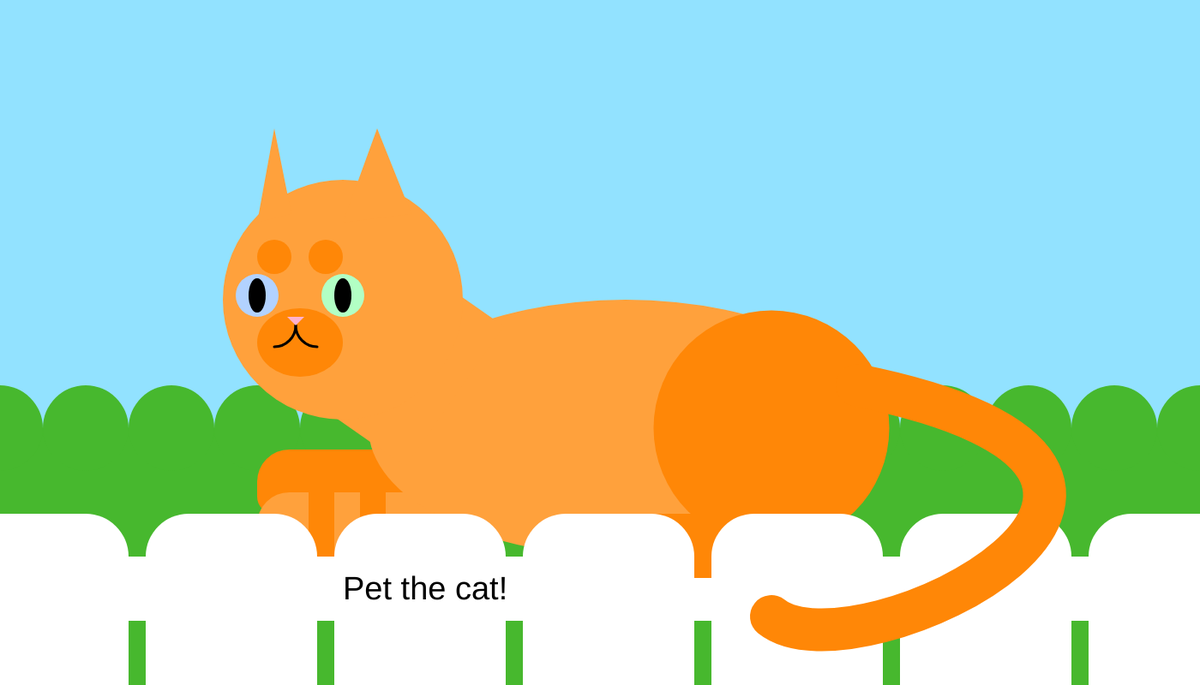
Frame 1 (no input)
Frame 60 (no input): identical to frame 1, image omitted
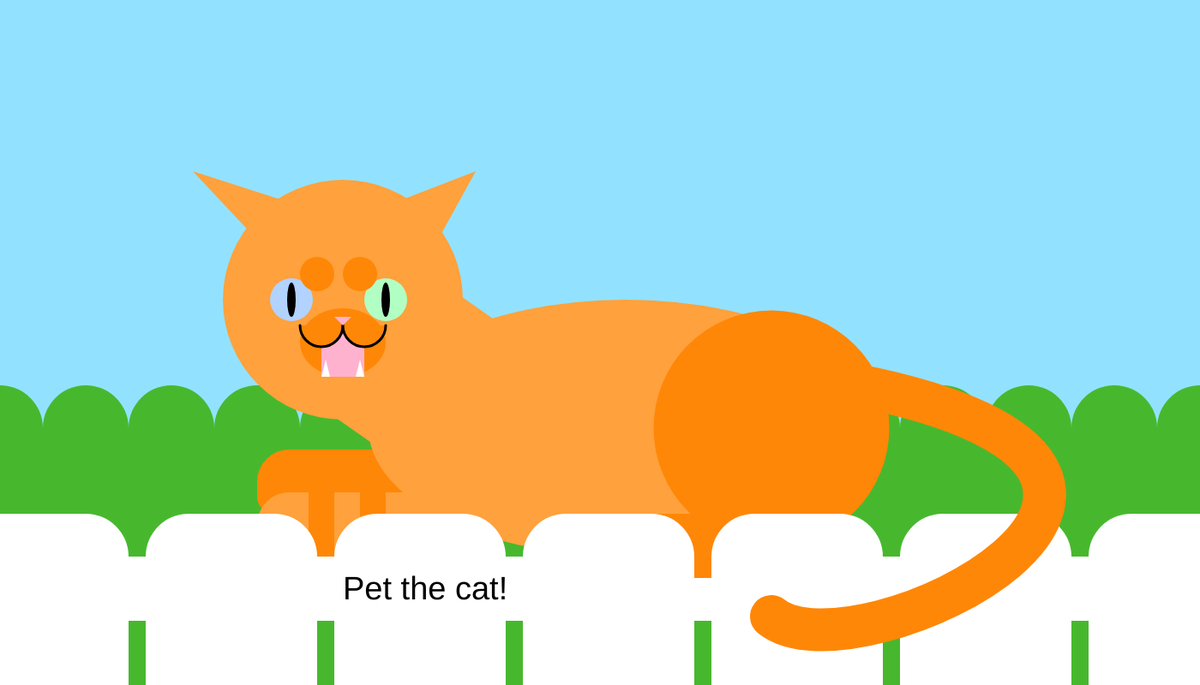
Frame 120 (the mouse pressed at the canvas centre since frame 60)

The p5.js sketch that drew these frames (run headless with seeded random() and noise() and a simulated clock; from frame 60 on, the mouse is pressed at the canvas centre):

// p5.js sketch
// ── sketch.js
let anchorY = 720;


function setup() {
  createCanvas(1400, 800);
}

function draw() {
  background(146,226,255);
  noStroke();

  //bush
  fill(71,184,46);
  rect(0,500,width,height);
  circle(0,500,100);
  circle(100,500,100);
  circle(200,500,100);
  circle(300,500,100);
  circle(400,500,100);

  circle(1400,500,100);
  circle(1300,500,100);
  circle(1200,500,100);
  circle(1100,500,100);
  circle(1000,500,100);

  fill(255);
  rect(0,650,width,75)

  //front legs
  fill(255,135,7);
  rect(300,525,250,75, 100,0,50,20);
  
  fill(255,161,60);
  rect(300,575,250,75, 100,0,50,20);

  //leg stripes
  fill(255,135,7);
  rect(420,575,30,75);
  rect(360,575,30,75);
    
  //body
  fill(255,161,60);
  ellipse(730,500,600,300);

  //neck
  push();
  angleMode(DEGREES);
  rotate(35);
  square(500,-25,200);
  pop();

  //head
  circle(400,350,280);

  //back leg
  fill(255,135,7);
  circle(900,500,275);
  rect(700,600,250,75, 100,0,50,20);

  //fence
  fill(255);
  rect(-50,600,200,height, 50,50);
  rect(170,600,200,height, 50,50);
  rect(390,600,200,height, 50,50);
  rect(610,600,200,height, 50,50);
  rect(830,600,200,height, 50,50);
  rect(1050,600,200,height, 50,50);
  rect(1270,600,200,height, 50,50);

  //expression function if/else
  // angryFace();
  if (mouseX > 430 && mouseX < 1030 && mouseY > 350 && mouseY < 650 && !mouseIsPressed){
    happyFace();
    tailUp();
  } else if (mouseX > 430 && mouseX < 1030 && mouseY > 350 && mouseY < 650 && mouseIsPressed) {
    angryFace();
    tailDown();
  } else {
    startFace();
    tailDown();
  }

  fill(0);
  noStroke();
  textSize(38);
  text('Pet the cat!', 400,700);
}

function startFace(){
  fill(255,161,60);

  //ears
  triangle(300,260, 340,250, 320,150);
  triangle(400,260, 480,250, 440,150);

  //mouth
  fill(255,135,7);
  ellipse(350,400,100,80);

  push();
  angleMode(DEGREES);
  stroke(0);
  strokeWeight(3);

  arc(320,380,50,50,0,90,OPEN)
  arc(370,380,50,50,90,180,OPEN)
  pop();

  fill(255,178,206);
  triangle(335,370, 355,370, 345,380);

  //eyes
  fill(178,210,255);
  circle(300,345,50);

  fill(178,255,196);
  circle(400,345,50)

  fill(0);
  ellipse(300,345,20,40);
  ellipse(400,345,20,40);

  //eyebrows
  fill(255,135,7);
  circle(380,300,40);
  circle(320,300,40);
}

function happyFace(){
  fill(255,161,60);

  //ears
  triangle(300,260, 380,250, 320,150);
  triangle(400,260, 480,250, 460,150);

  //mouth
  fill(255,135,7);
  ellipse(400,400,100,80);

  push();
  angleMode(DEGREES);
  stroke(0);
  strokeWeight(3);

  arc(375,380,50,50,0,180,OPEN)
  arc(425,380,50,50,0,180,OPEN)
  pop();

  fill(255,178,206);
  triangle(390,370, 410,370, 400,380);

  //eyes HAPPY
  push();
  angleMode(DEGREES);
  strokeWeight(5);
  fill(255,161,60);

  stroke(178,210,255);
  arc(340,350,50,50, 250,0);

  stroke(178,255,196);
  arc(450,350,50,50, 180,300);
  pop();

  //eyebrows
  fill(255,135,7);
  circle(420,300,40);
  circle(370,300,40);
}

function angryFace(){
  fill(255,161,60);

  //ears ANGRY
  triangle(300,280, 380,250, 225,200);
  triangle(400,260, 500,300, 555,200);

  //mouth
  fill(255,135,7);
  ellipse(400,400,100,80);

  fill(255,178,206);
  square(375,390,50)

  //teeth
  fill(255);
  triangle(375,440, 385,440, 380,420);
  triangle(415,440, 425,440, 420,420);

  push();
  angleMode(DEGREES);
  fill(255,135,7);
  stroke(0);
  strokeWeight(3);

  arc(375,380,50,50,0,180,OPEN)
  arc(425,380,50,50,0,180,OPEN)
  pop();

  fill(255,178,206);
  triangle(390,370, 410,370, 400,380);

  //eyes ANGRY
  fill(178,210,255);
  circle(340,350,50);

  fill(178,255,196);
  circle(450,350,50)

  fill(0);
  ellipse(340,350,10,40);
  ellipse(450,350,10,40);

  //eyebrows ANGRY
  fill(255,135,7);
  circle(420,320,40);
  circle(370,320,40);
}

//tail

function tailDown(){
  stroke(255,135,7);
  strokeWeight(50);
  noFill();
  bezier(1000,450, 1500,550, 1000,800, 900,anchorY);

  // anchorY++;
  // if (anchorY > 720) {
  //   anchorY--;
  // } else if (anchorY < 600) {
  //   anchorY++;
  // }
}

function tailUp(){
  stroke(255,135,7);
  strokeWeight(50);
  noFill();
  bezier(1000,450, 1500,550, 1200,100, 900,200);
}
